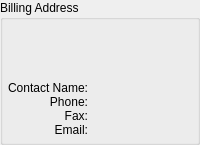
      <widget class="QGroupBox" name="_billAddressGroup" >
       <property name="title" >
        <string>Billing Address</string>
       </property>
       <layout class="QVBoxLayout" >
        <property name="spacing" >
         <number>0</number>
        </property>
        <property name="leftMargin" >
         <number>5</number>
        </property>
        <property name="topMargin" >
         <number>5</number>
        </property>
        <property name="rightMargin" >
         <number>5</number>
        </property>
        <property name="bottomMargin" >
         <number>5</number>
        </property>
        <item>
         <widget class="QLabel" name="_billAddress1" >
          <property name="text" >
           <string/>
          </property>
         </widget>
        </item>
        <item>
         <widget class="QLabel" name="_billAddress2" >
          <property name="text" >
           <string/>
          </property>
         </widget>
        </item>
        <item>
         <widget class="QLabel" name="_billAddress3" >
          <property name="text" >
           <string/>
          </property>
         </widget>
        </item>
        <item>
         <layout class="QHBoxLayout" >
          <property name="spacing" >
           <number>5</number>
          </property>
          <property name="leftMargin" >
           <number>0</number>
          </property>
          <property name="topMargin" >
           <number>0</number>
          </property>
          <property name="rightMargin" >
           <number>0</number>
          </property>
          <property name="bottomMargin" >
           <number>0</number>
          </property>
          <item>
           <widget class="QLabel" name="_billCity" >
            <property name="text" >
             <string/>
            </property>
           </widget>
          </item>
          <item>
           <widget class="QLabel" name="_billState" >
            <property name="maximumSize" >
             <size>
              <width>45</width>
              <height>32767</height>
             </size>
            </property>
            <property name="text" >
             <string/>
            </property>
           </widget>
          </item>
          <item>
           <widget class="QLabel" name="_billZipCode" >
            <property name="text" >
             <string/>
            </property>
           </widget>
          </item>
         </layout>
        </item>
        <item>
         <layout class="QHBoxLayout" >
          <property name="spacing" >
           <number>5</number>
          </property>
          <property name="leftMargin" >
           <number>0</number>
          </property>
          <property name="topMargin" >
           <number>0</number>
          </property>
          <property name="rightMargin" >
           <number>0</number>
          </property>
          <property name="bottomMargin" >
           <number>0</number>
          </property>
          <item>
           <layout class="QVBoxLayout" >
            <property name="spacing" >
             <number>0</number>
            </property>
            <property name="leftMargin" >
             <number>0</number>
            </property>
            <property name="topMargin" >
             <number>0</number>
            </property>
            <property name="rightMargin" >
             <number>0</number>
            </property>
            <property name="bottomMargin" >
             <number>0</number>
            </property>
            <item>
             <widget class="QLabel" name="_billContactNameLit" >
              <property name="text" >
               <string>Contact Name:</string>
              </property>
              <property name="alignment" >
               <set>Qt::AlignRight|Qt::AlignTrailing|Qt::AlignVCenter</set>
              </property>
             </widget>
            </item>
            <item>
             <widget class="QLabel" name="_billPhoneLit" >
              <property name="text" >
               <string>Phone:</string>
              </property>
              <property name="alignment" >
               <set>Qt::AlignRight|Qt::AlignTrailing|Qt::AlignVCenter</set>
              </property>
             </widget>
            </item>
            <item>
             <widget class="QLabel" name="_billFaxLit" >
              <property name="text" >
               <string>Fax:</string>
              </property>
              <property name="alignment" >
               <set>Qt::AlignRight|Qt::AlignTrailing|Qt::AlignVCenter</set>
              </property>
             </widget>
            </item>
            <item>
             <widget class="QLabel" name="_billEmailLit" >
              <property name="text" >
               <string>Email:</string>
              </property>
              <property name="alignment" >
               <set>Qt::AlignRight|Qt::AlignTrailing|Qt::AlignVCenter</set>
              </property>
             </widget>
            </item>
           </layout>
          </item>
          <item>
           <layout class="QVBoxLayout" >
            <property name="spacing" >
             <number>0</number>
            </property>
            <property name="leftMargin" >
             <number>0</number>
            </property>
            <property name="topMargin" >
             <number>0</number>
            </property>
            <property name="rightMargin" >
             <number>0</number>
            </property>
            <property name="bottomMargin" >
             <number>0</number>
            </property>
            <item>
             <widget class="QLabel" name="_billContact" >
              <property name="sizePolicy" >
               <sizepolicy vsizetype="Preferred" hsizetype="Expanding" >
                <horstretch>1</horstretch>
                <verstretch>0</verstretch>
               </sizepolicy>
              </property>
              <property name="text" >
               <string/>
              </property>
             </widget>
            </item>
            <item>
             <widget class="QLabel" name="_billPhone" >
              <property name="text" >
               <string/>
              </property>
             </widget>
            </item>
            <item>
             <widget class="QLabel" name="_billFAX" >
              <property name="text" >
               <string/>
              </property>
             </widget>
            </item>
            <item>
             <widget class="QLabel" name="_billEmail" >
              <property name="text" >
               <string/>
              </property>
             </widget>
            </item>
           </layout>
          </item>
         </layout>
        </item>
       </layout>
      </widget>
